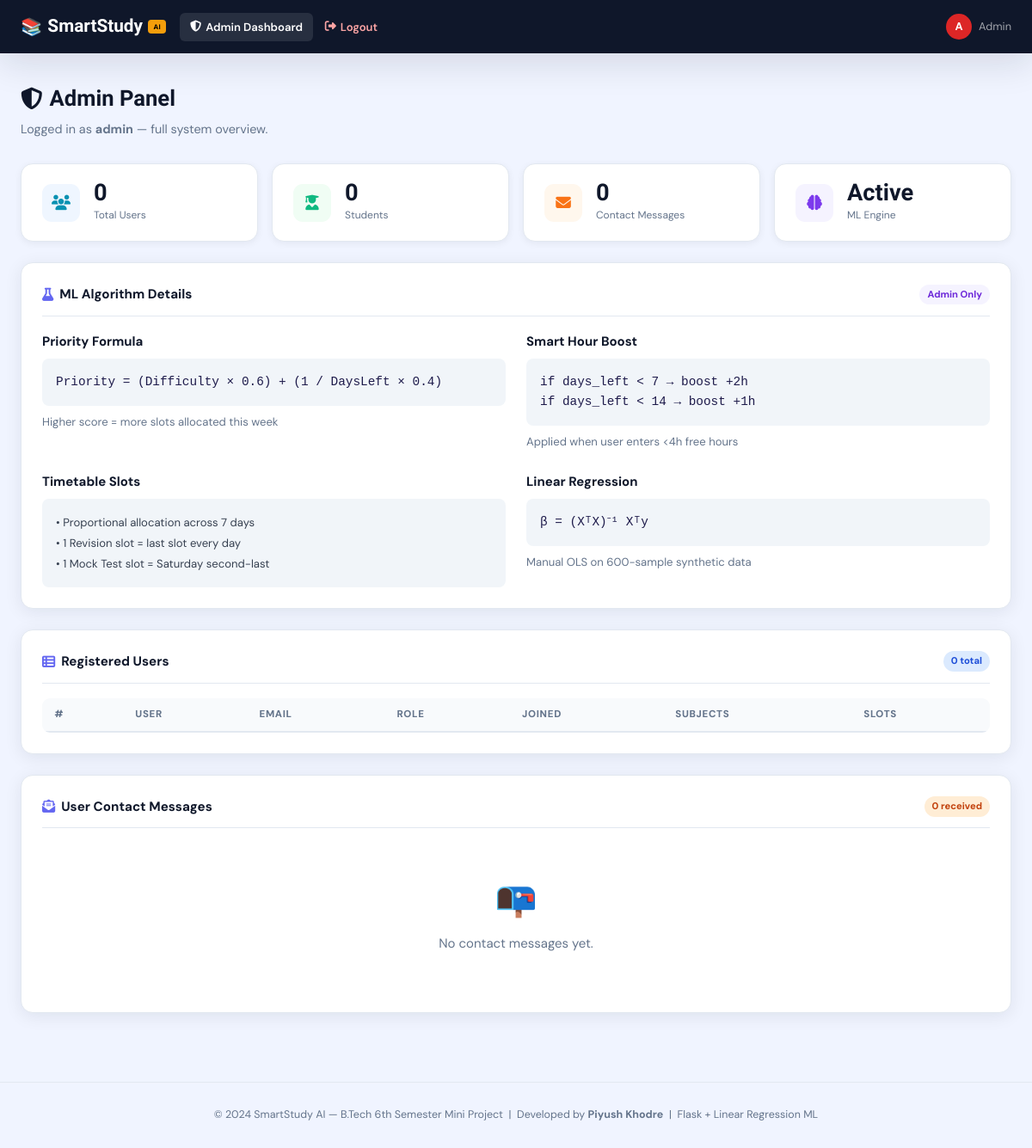
Page /admin (signed in) on the earlier database version.
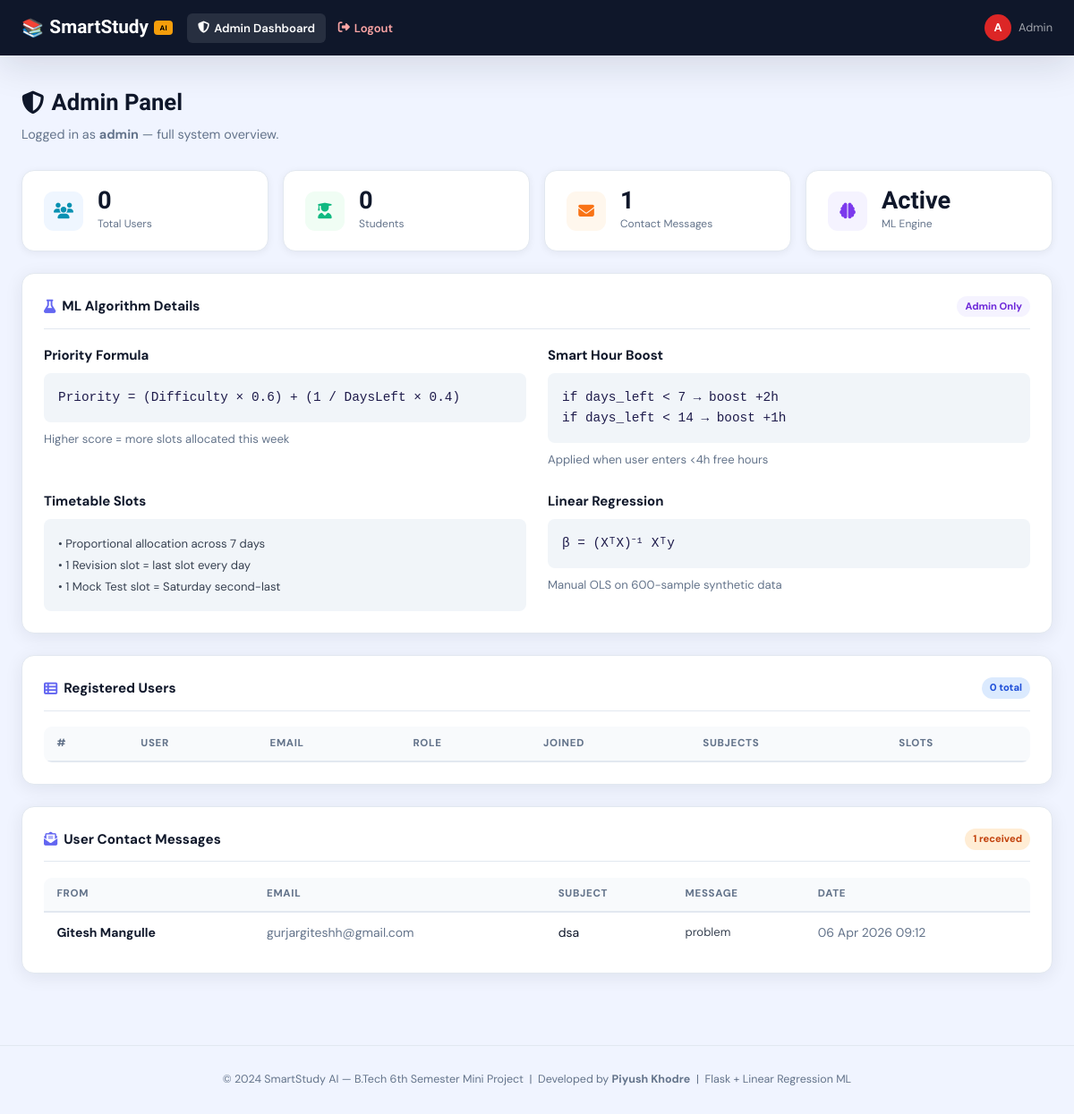
Same page on the later database version.
### models.py (models this page shows)
class User(UserMixin, db.Model):
    __tablename__ = "users"
    id            = db.Column(db.Integer, primary_key=True)
    username      = db.Column(db.String(80),  unique=True, nullable=False)
    email         = db.Column(db.String(120), unique=True, nullable=False)
    password_hash = db.Column(db.String(256), nullable=False)
    role          = db.Column(db.String(20),  default="user")
    created_at    = db.Column(db.DateTime,    default=datetime.utcnow)
    profile    = db.relationship("Profile",         backref="user", uselist=False, cascade="all, delete-orphan")
    subjects   = db.relationship("Subject",         backref="user", lazy=True,     cascade="all, delete-orphan")
    timetables = db.relationship("WeeklyTimetable", backref="user", lazy=True,     cascade="all, delete-orphan")
    streaks    = db.relationship("Streak",          backref="user", lazy=True,     cascade="all, delete-orphan")
    goals      = db.relationship("DailyGoal",       backref="user", lazy=True,     cascade="all, delete-orphan")

class ContactMessage(db.Model):
    __tablename__ = "contact_messages"
    id         = db.Column(db.Integer,    primary_key=True)
    name       = db.Column(db.String(120), nullable=False)
    email      = db.Column(db.String(120), nullable=False)
    subject    = db.Column(db.String(200), default="")
    message    = db.Column(db.Text,        nullable=False)
    is_read    = db.Column(db.Boolean,     default=False)
    created_at = db.Column(db.DateTime,    default=datetime.utcnow)

### app.py (the view)
@app.route("/admin")
@login_required
def admin_panel():
    if current_user.role != "admin":
        flash("Access denied.", "danger")
        return redirect(url_for("dashboard"))
    users    = User.query.filter_by(role="user").all()
    messages = ContactMessage.query.order_by(ContactMessage.created_at.desc()).all()
    user_data = []
    for u in users:
        prof = Profile.query.filter_by(user_id=u.id).first()
        latest_streak = (Streak.query.filter_by(user_id=u.id)
                         .order_by(Streak.date.desc()).first())
        streak_val = latest_streak.current_streak if latest_streak else 0
        best_streak = (db.session.query(db.func.max(Streak.current_streak))
                       .filter_by(user_id=u.id).scalar() or 0)
        user_data.append({
            "user":        u,
            "profile":     prof,
            "streak":      streak_val,
            "best_streak": best_streak,
            "subjects":    len(u.subjects),
            "slots":       len(u.timetables),
        })
    return render_template("admin/panel.html",
        user_data=user_data,
        messages=messages,
        total_users=len(users),
        total_subjects=Subject.query.count(),
        total_messages=len(messages))

### app.py (called while the page is built)
@app.context_processor
def inject_globals():
    return dict(timedelta=_td)

@login_manager.user_loader
def load_user(uid):
    return User.query.get(int(uid))

### templates/admin/panel.html (shortened to what this page needs)
{% extends "base.html" %}
{% block content %}
<div class="page-header">
  <h1><i class="fas fa-shield-halved"></i> Admin Panel</h1>
  <p>Logged in as <strong>{{ current_user.username }}</strong> — full system overview.</p>
</div>
<div class="stats-row">
  <div class="stat-card">
    <div class="stat-icon blue"><i class="fas fa-users"></i></div>
    <div class="stat-body"><div class="stat-value">{{ users|length }}</div><div class="stat-label">Total Users</div></div>
  </div>
  <div class="stat-card">
    <div class="stat-icon green"><i class="fas fa-user-graduate"></i></div>
    <div class="stat-body"><div class="stat-value">{{ users|selectattr('role','eq','user')|list|length }}</div><div class="stat-label">Students</div></div>
  </div>
  <div class="stat-card">
    <div class="stat-icon orange"><i class="fas fa-envelope"></i></div>
    <div class="stat-body"><div class="stat-value">{{ messages|length }}</div><div class="stat-label">Contact Messages</div></div>
  </div>
  <div class="stat-card">
    <div class="stat-icon purple"><i class="fas fa-brain"></i></div>
    <div class="stat-body"><div class="stat-value">Active</div><div class="stat-label">ML Engine</div></div>
  </div>
</div>
<div class="card" style="margin-bottom:1.5rem;">
  <div class="card-header">
    <h3><i class="fas fa-flask"></i> ML Algorithm Details</h3>
    <span class="badge badge-purple">Admin Only</span>
  </div>
  <div style="display:grid;grid-template-columns:1fr 1fr;gap:1.5rem;">
    <div>
      <h4 style="color:var(--primary);margin-bottom:.5rem;">Priority Formula</h4>
      <div style="background:#f1f5f9;border-radius:8px;padding:1rem;font-family:monospace;font-size:.9rem;color:#1e1b4b;">
        Priority = (Difficulty × 0.6) + (1 / DaysLeft × 0.4)
      </div>
      <p style="font-size:.82rem;color:var(--muted);margin-top:.5rem;">Higher score = more slots allocated this week</p>
    </div>
    <div>
      <h4 style="color:var(--primary);margin-bottom:.5rem;">Smart Hour Boost</h4>
      <div style="background:#f1f5f9;border-radius:8px;padding:1rem;font-family:monospace;font-size:.9rem;color:#1e1b4b;">
        if days_left &lt; 7 → boost +2h<br>
        if days_left &lt; 14 → boost +1h
      </div>
      <p style="font-size:.82rem;color:var(--muted);margin-top:.5rem;">Applied when user enters &lt;4h free hours</p>
    </div>
    <div>
      <h4 style="color:var(--primary);margin-bottom:.5rem;">Timetable Slots</h4>
      <div style="background:#f1f5f9;border-radius:8px;padding:1rem;font-size:.82rem;line-height:1.8;color:#374151;">
        • Proportional allocation across 7 days<br>
        • 1 Revision slot = last slot every day<br>
        • 1 Mock Test slot = Saturday second-last
      </div>
    </div>
    <div>
      <h4 style="color:var(--primary);margin-bottom:.5rem;">Linear Regression</h4>
      <div style="background:#f1f5f9;border-radius:8px;padding:1rem;font-family:monospace;font-size:.9rem;color:#1e1b4b;">
        β = (XᵀX)⁻¹ Xᵀy
      </div>
      <p style="font-size:.82rem;color:var(--muted);margin-top:.5rem;">Manual OLS on 600-sample synthetic data</p>
    </div>
  </div>
</div>
<div class="card" style="margin-bottom:1.5rem;">
  <div class="card-header">
    <h3><i class="fas fa-table-list"></i> Registered Users</h3>
    <span class="badge badge-blue">{{ users|length }} total</span>
  </div>
  <div class="table-responsive">
    <table class="data-table">
      <thead>
        <tr><th>#</th><th>User</th><th>Email</th><th>Role</th><th>Joined</th><th>Subjects</th><th>Slots</th></tr>
      </thead>
    </table>
  </div>
</div>
<div class="card">
  <div class="card-header">
    <h3><i class="fas fa-envelope-open-text"></i> User Contact Messages</h3>
    <span class="badge badge-orange">{{ messages|length }} received</span>
  </div>
  {% if messages %}
  <div class="table-responsive">
    <table class="data-table">
      <thead>
        <tr><th>From</th><th>Email</th><th>Subject</th><th>Message</th><th>Date</th></tr>
      </thead>
      <tbody>
        {% for m in messages %}
        <tr>
          <td><strong>{{ m.name }}</strong></td>
          <td class="muted">{{ m.email }}</td>
          <td>{{ m.subject or '—' }}</td>
          <td style="max-width:320px;white-space:normal;font-size:.82rem;color:#374151;">{{ m.message }}</td>
          <td class="muted" style="white-space:nowrap;">{{ m.created_at.strftime('%d %b %Y %H:%M') }}</td>
        </tr>
        {% endfor %}
      </tbody>
    </table>
  </div>
  {% else %}
  <div class="empty-state" style="padding:2rem;text-align:center;">
    <div style="font-size:2.5rem;margin-bottom:.5rem;">📭</div>
    <p style="color:var(--muted);">No contact messages yet.</p>
  </div>
  {% endif %}
</div>
{% endblock %}

### templates/base.html (shortened to what this page needs)
<!DOCTYPE html>
<html lang="en">
<head>
  <link rel="stylesheet" href="https://cdnjs.cloudflare.com/ajax/libs/font-awesome/6.5.0/css/all.min.css">
  <link rel="stylesheet" href="{{ url_for('static', filename='css/style.css') }}">
</head>
<body>
{% if current_user.is_authenticated %}
  {% if current_user.role == 'admin' %}
  <nav class="navbar">
    <a href="{{ url_for('admin_panel') }}" class="nav-brand">
      <span class="brand-icon">📚</span>
      SmartStudy<span class="brand-ai">AI</span>
    </a>
    <ul class="nav-links" id="navLinks">
      <li><a href="{{ url_for('admin_panel') }}" class="nav-link {% if request.endpoint=='admin_panel' %}active{% endif %}">
        <i class="fas fa-shield-halved"></i> Admin Dashboard
      </a></li>
      <li><a href="{{ url_for('logout') }}" class="nav-link nav-logout">
        <i class="fas fa-right-from-bracket"></i> Logout
      </a></li>
    </ul>
    <div class="nav-user">
      <span class="user-avatar" style="background:#dc2626;">A</span>
      <span class="user-name">Admin</span>
    </div>
  </nav>
  {% endif %}
{% endif %}
<main class="main-content">
  {% block content %}{% endblock %}
</main>
<footer class="footer">
  <p>© 2024 SmartStudy AI — B.Tech 6th Semester Mini Project &nbsp;|&nbsp; Developed by <strong>Piyush Khodre</strong> &nbsp;|&nbsp; Flask + Linear Regression ML</p>
</footer>
</body>
</html>

Differences in the rows shown:
added ContactMessage: name "Gitesh Mangulle", email "gurjargiteshh@gmail.com", subject "dsa", message "problem", created_at "06 Apr 2026 09:12"
Other differences:
{{ messages|length }}: "0" → "1"
text no longer shown: "📭 No contact messages yet."
text now shown: "FROM EMAIL SUBJECT MESSAGE DATE"
